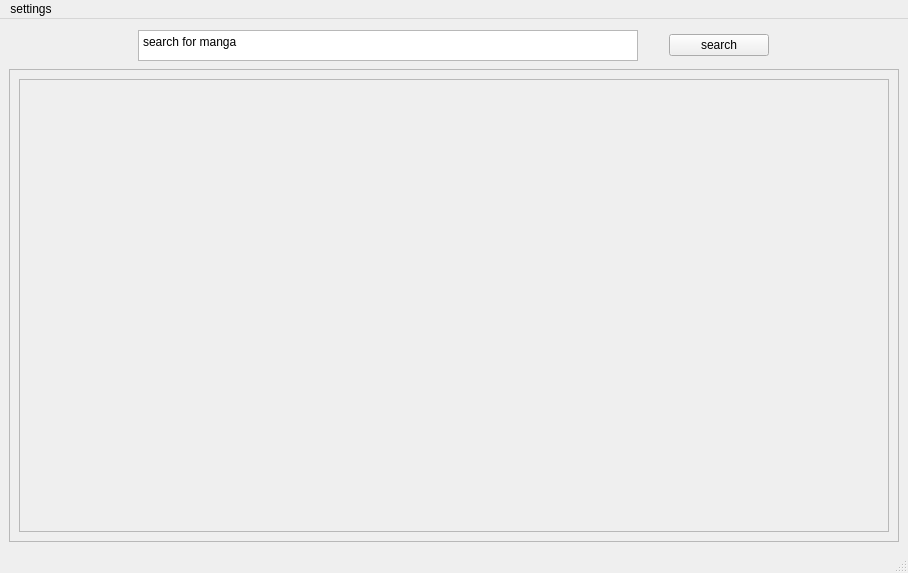
<?xml version="1.0" encoding="UTF-8"?>
<ui version="4.0">
 <class>MainWindow</class>
 <widget class="QMainWindow" name="MainWindow">
  <property name="geometry">
   <rect>
    <x>0</x>
    <y>0</y>
    <width>908</width>
    <height>573</height>
   </rect>
  </property>
  <property name="windowTitle">
   <string>MainWindow</string>
  </property>
  <widget class="QWidget" name="centralwidget">
   <property name="enabled">
    <bool>true</bool>
   </property>
   <layout class="QVBoxLayout" name="verticalLayout_3">
    <item>
     <widget class="QWidget" name="widget" native="true">
      <property name="maximumSize">
       <size>
        <width>16777215</width>
        <height>35</height>
       </size>
      </property>
      <layout class="QHBoxLayout" name="horizontalLayout">
       <property name="sizeConstraint">
        <enum>QLayout::SetDefaultConstraint</enum>
       </property>
       <property name="leftMargin">
        <number>12</number>
       </property>
       <property name="topMargin">
        <number>2</number>
       </property>
       <property name="rightMargin">
        <number>12</number>
       </property>
       <property name="bottomMargin">
        <number>2</number>
       </property>
       <item>
        <widget class="QWidget" name="widget_2" native="true">
         <property name="maximumSize">
          <size>
           <width>700</width>
           <height>16777215</height>
          </size>
         </property>
         <layout class="QHBoxLayout" name="horizontalLayout_2">
          <property name="topMargin">
           <number>0</number>
          </property>
          <property name="bottomMargin">
           <number>0</number>
          </property>
          <item>
           <widget class="QPlainTextEdit" name="mangaName">
            <property name="maximumSize">
             <size>
              <width>500</width>
              <height>16777215</height>
             </size>
            </property>
            <property name="documentTitle">
             <string/>
            </property>
            <property name="plainText">
             <string>search for manga</string>
            </property>
           </widget>
          </item>
          <item>
           <widget class="QPushButton" name="pushButton">
            <property name="maximumSize">
             <size>
              <width>100</width>
              <height>16777215</height>
             </size>
            </property>
            <property name="text">
             <string>search</string>
            </property>
           </widget>
          </item>
         </layout>
        </widget>
       </item>
      </layout>
     </widget>
    </item>
    <item>
     <widget class="QFrame" name="frame">
      <property name="frameShape">
       <enum>QFrame::StyledPanel</enum>
      </property>
      <property name="frameShadow">
       <enum>QFrame::Raised</enum>
      </property>
      <layout class="QHBoxLayout" name="horizontalLayout_3">
       <item>
        <widget class="QScrollArea" name="scrollArea">
         <property name="horizontalScrollBarPolicy">
          <enum>Qt::ScrollBarAlwaysOff</enum>
         </property>
         <property name="widgetResizable">
          <bool>true</bool>
         </property>
         <widget class="QWidget" name="mangaScrollContents">
          <property name="geometry">
           <rect>
            <x>0</x>
            <y>0</y>
            <width>868</width>
            <height>446</height>
           </rect>
          </property>
          <layout class="QVBoxLayout" name="verticalLayout">
           <property name="sizeConstraint">
            <enum>QLayout::SetMinAndMaxSize</enum>
           </property>
          </layout>
         </widget>
        </widget>
       </item>
      </layout>
     </widget>
    </item>
   </layout>
  </widget>
  <widget class="QMenuBar" name="menubar">
   <property name="geometry">
    <rect>
     <x>0</x>
     <y>0</y>
     <width>908</width>
     <height>23</height>
    </rect>
   </property>
   <widget class="QMenu" name="menumangacal">
    <property name="title">
     <string>settings</string>
    </property>
    <addaction name="actionchoose_download_location"/>
   </widget>
   <addaction name="menumangacal"/>
  </widget>
  <widget class="QStatusBar" name="statusbar"/>
  <action name="actionchoose_download_location">
   <property name="text">
    <string>choose download location</string>
   </property>
  </action>
 </widget>
 <resources/>
 <connections/>
</ui>
